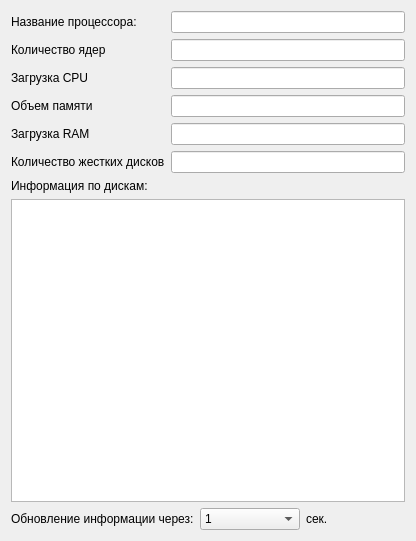
<?xml version="1.0" encoding="UTF-8"?>
<ui version="4.0">
 <class>Form</class>
 <widget class="QWidget" name="Form">
  <property name="geometry">
   <rect>
    <x>0</x>
    <y>0</y>
    <width>416</width>
    <height>541</height>
   </rect>
  </property>
  <property name="minimumSize">
   <size>
    <width>350</width>
    <height>280</height>
   </size>
  </property>
  <property name="windowTitle">
   <string>general</string>
  </property>
  <layout class="QVBoxLayout" name="verticalLayout">
   <item>
    <layout class="QHBoxLayout" name="horizontalLayout">
     <item>
      <widget class="QLabel" name="proclabel">
       <property name="minimumSize">
        <size>
         <width>154</width>
         <height>0</height>
        </size>
       </property>
       <property name="text">
        <string>Название процессора:</string>
       </property>
      </widget>
     </item>
     <item>
      <widget class="QLineEdit" name="proclineEdit">
       <property name="readOnly">
        <bool>true</bool>
       </property>
      </widget>
     </item>
    </layout>
   </item>
   <item>
    <layout class="QHBoxLayout" name="horizontalLayout_2">
     <item>
      <widget class="QLabel" name="yadrlabel">
       <property name="minimumSize">
        <size>
         <width>154</width>
         <height>0</height>
        </size>
       </property>
       <property name="text">
        <string>Количество ядер</string>
       </property>
      </widget>
     </item>
     <item>
      <widget class="QLineEdit" name="yadrlineEdit">
       <property name="readOnly">
        <bool>true</bool>
       </property>
      </widget>
     </item>
    </layout>
   </item>
   <item>
    <layout class="QHBoxLayout" name="horizontalLayout_3">
     <item>
      <widget class="QLabel" name="label_cpu">
       <property name="minimumSize">
        <size>
         <width>154</width>
         <height>0</height>
        </size>
       </property>
       <property name="text">
        <string>Загрузка CPU</string>
       </property>
      </widget>
     </item>
     <item>
      <widget class="QLineEdit" name="lineEdit_cpu">
       <property name="readOnly">
        <bool>true</bool>
       </property>
      </widget>
     </item>
    </layout>
   </item>
   <item>
    <layout class="QHBoxLayout" name="horizontalLayout_4">
     <item>
      <widget class="QLabel" name="label_ram">
       <property name="minimumSize">
        <size>
         <width>154</width>
         <height>0</height>
        </size>
       </property>
       <property name="text">
        <string>Объем памяти</string>
       </property>
      </widget>
     </item>
     <item>
      <widget class="QLineEdit" name="lineEdit_ram">
       <property name="readOnly">
        <bool>true</bool>
       </property>
      </widget>
     </item>
    </layout>
   </item>
   <item>
    <layout class="QHBoxLayout" name="horizontalLayout_5">
     <item>
      <widget class="QLabel" name="label_ramvalue">
       <property name="minimumSize">
        <size>
         <width>154</width>
         <height>0</height>
        </size>
       </property>
       <property name="text">
        <string>Загрузка RAM</string>
       </property>
      </widget>
     </item>
     <item>
      <widget class="QLineEdit" name="lineEdit_ramvalue">
       <property name="readOnly">
        <bool>true</bool>
       </property>
      </widget>
     </item>
    </layout>
   </item>
   <item>
    <layout class="QHBoxLayout" name="horizontalLayout_6">
     <item>
      <widget class="QLabel" name="label_hdd">
       <property name="text">
        <string>Количество жестких дисков</string>
       </property>
      </widget>
     </item>
     <item>
      <widget class="QLineEdit" name="lineEdit_hdd">
       <property name="readOnly">
        <bool>true</bool>
       </property>
      </widget>
     </item>
    </layout>
   </item>
   <item>
    <widget class="QLabel" name="label_hdd_about">
     <property name="text">
      <string>Информация по дискам:</string>
     </property>
    </widget>
   </item>
   <item>
    <widget class="QPlainTextEdit" name="plainTextEdit_hdd_about"/>
   </item>
   <item>
    <layout class="QHBoxLayout" name="horizontalLayout_7">
     <item>
      <widget class="QLabel" name="label_interval">
       <property name="text">
        <string>Обновление информации через:</string>
       </property>
      </widget>
     </item>
     <item>
      <widget class="QComboBox" name="comboBox_interval">
       <item>
        <property name="text">
         <string>1</string>
        </property>
       </item>
       <item>
        <property name="text">
         <string>5</string>
        </property>
       </item>
       <item>
        <property name="text">
         <string>15</string>
        </property>
       </item>
       <item>
        <property name="text">
         <string>30</string>
        </property>
       </item>
      </widget>
     </item>
     <item>
      <widget class="QLabel" name="label_interval_2">
       <property name="text">
        <string>сек.</string>
       </property>
      </widget>
     </item>
    </layout>
   </item>
  </layout>
 </widget>
 <resources/>
 <connections/>
</ui>
